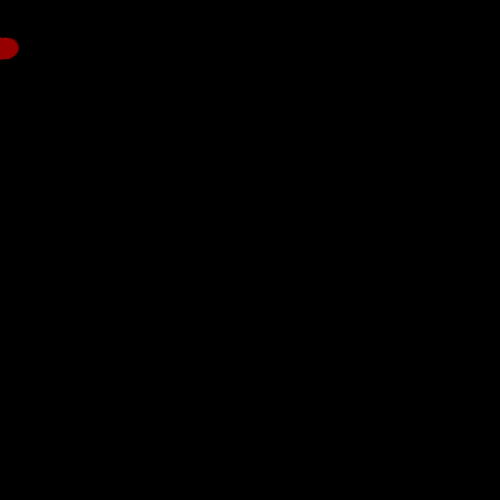
Frame 1 (no input)
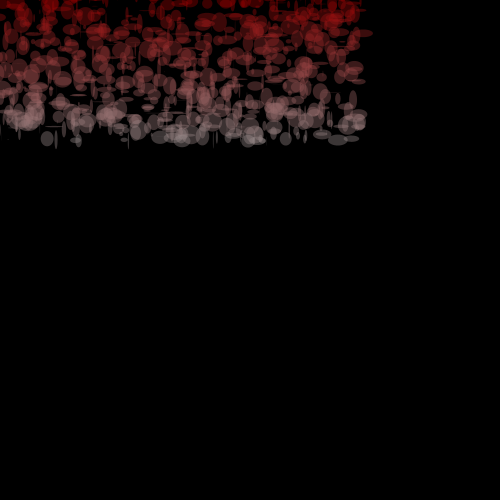
Frame 60 (the mouse pressed at the canvas centre just before this capture)
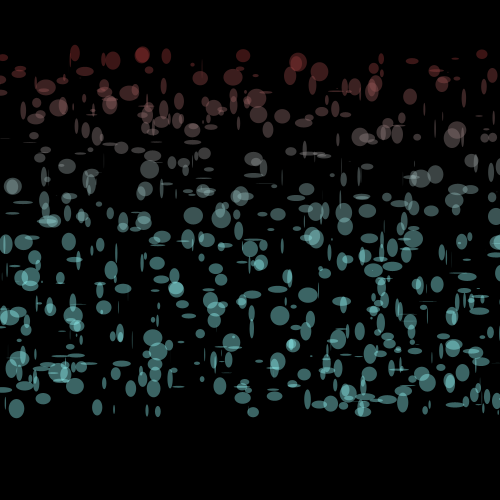
Frame 120 (the mouse held since frame 60 and released just before this capture)

The Processing sketch that drew these frames (run headless with seeded random() and noise(); from frame 60 on, the mouse is pressed at the canvas centre):

// Processing sketch: Sketch_42
// ── Sketch_42.pde
int size = 1950;
particle[] Particles = new particle[size];
void setup() {
  size(500,500);
  for (int i = 0; size > i; i++) {
    Particles[i] = new particle();
    Particles[i].reset();
    
  }
}
void draw() {
  background(0);
  for (int i = 50; size > i; i++) {
    Particles[i].update();
    if (Particles[i].timeSurvied() == true) {
      Particles[i].reset();
    }
  }
  
}


class particle {
  float y;
  float gravity;
  float x;
  int generations;
  int maxAge;
  float downY;
  float orginY;
  float orginX;
  float moveX;
  void update() {
    noStroke();
    gravity = gravity + .05;
    fill(150, generations*y, generations*y, 100);
    y = y + gravity;
    x = x + moveX;
    generations = generations/5 + 1;
    ellipse(orginX+x,orginY+y, random(20), random(20));
    
  }
  
  boolean timeSurvied() {
    if (orginY+y > 500) {
      return true;
    }
    return false;
  }
  void reset() {
    moveX = random(-6,6);
    orginY = mouseY;
    orginX = mouseX;
    maxAge = (int) random(5,5);
    gravity = random(-3,0);
   y = 50;
  x = random(-5,5);
  generations = (int) random(-1,1);
   
  
  
  if (mousePressed == true) {
  
  gravity = 3;
  fill(generations*y, generations*y, 250);
  
  }}}
